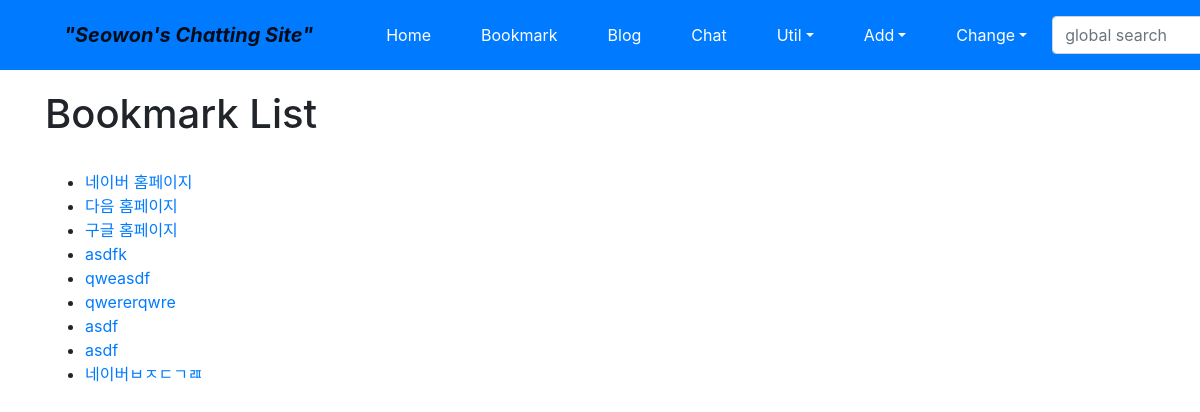
Before: /bookmark/ with the older database file.
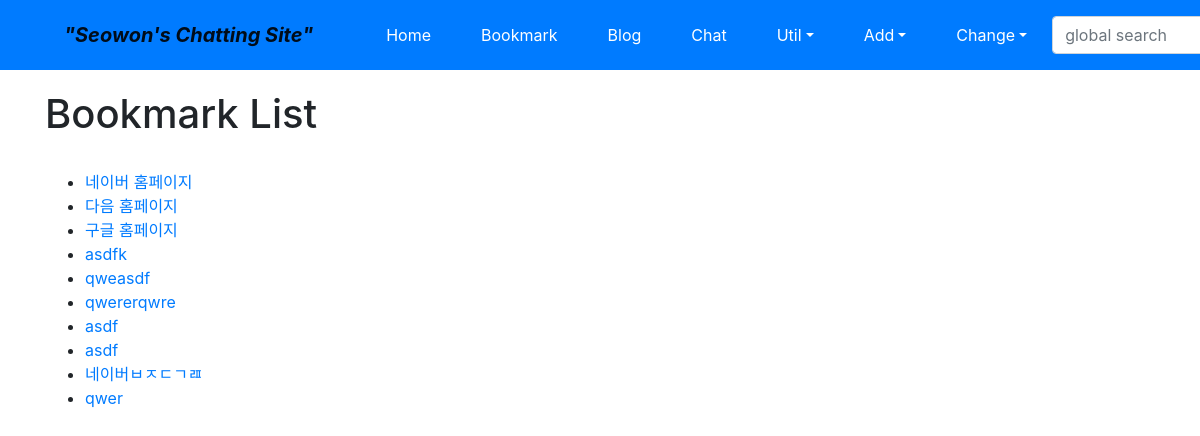
After: the same page with the newer database file.
### bookmark/models.py (models this page shows)
class Bookmark(models.Model):
	title = models.CharField('TITLE', max_length=100, blank=True)
	url = models.URLField('URL', unique=False)
	owner = models.ForeignKey(User, on_delete=models.CASCADE, blank=True, null=True)
	def __str__(self):
		return self.title

### bookmark/views.py (the view)
# urls.py: path('', views.BookmarkLV.as_view(), name = 'index'),
class BookmarkLV(ListView):
	model = Bookmark

### bookmark/templates/bookmark/bookmark_list.html (shortened to what this page needs)
{% extends "base.html" %}
{% block content %}
<h1>Bookmark List</h1>
<br>
<ul>
	{% for bookmark in object_list %}
		<li>
		<a href="{% url 'bookmark:detail' bookmark.id %}">{{ bookmark }}</a>
		</li>
	{% endfor %}
</ul>
{% endblock %}

Changed rows visible on the page:
added Bookmark: title "qwer"
